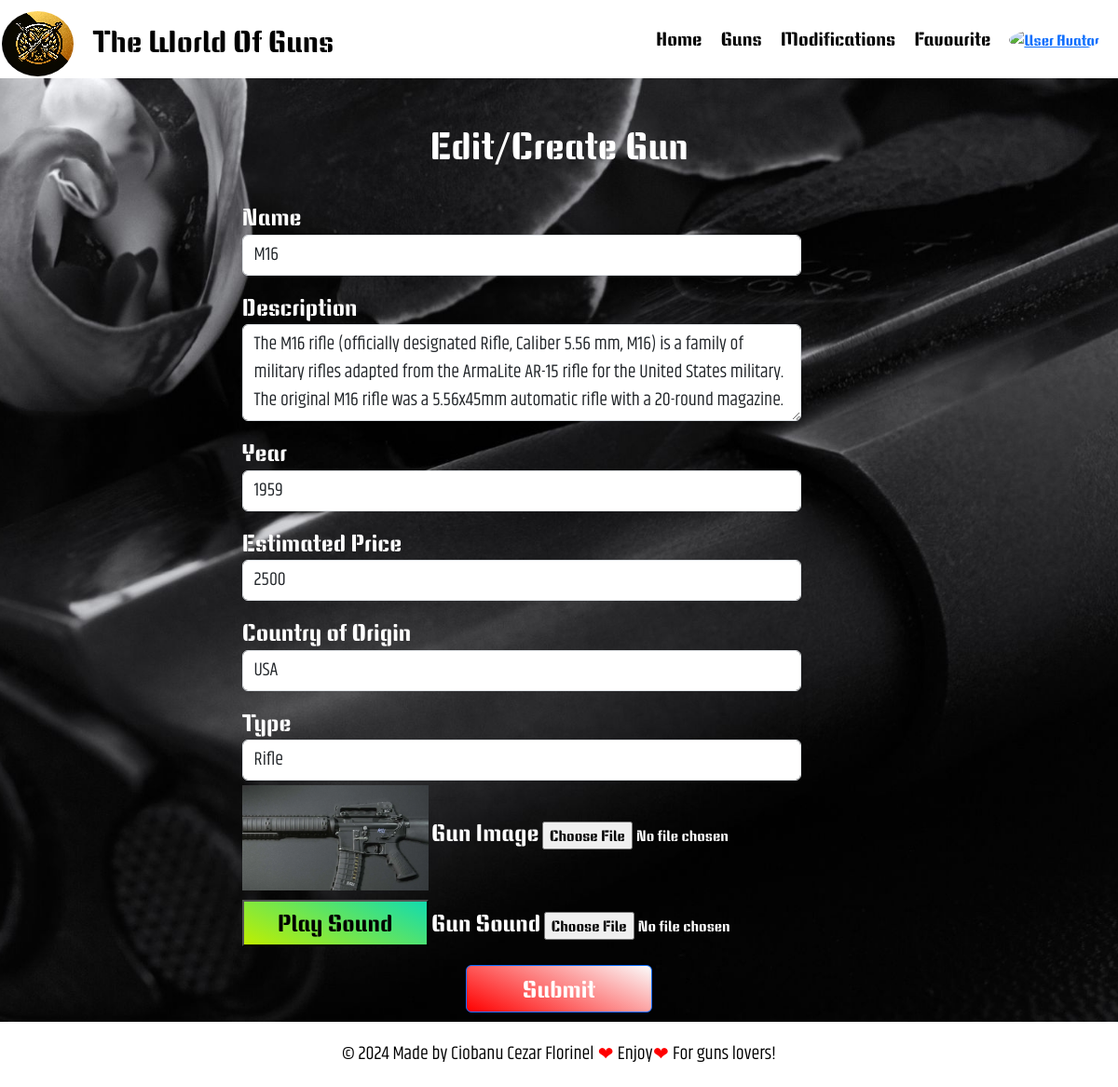
The page /app/views/createWeapon/index.php?gunId=4 (signed in) on the database its author committed.
### tables this page shows
CREATE TABLE IF NOT EXISTS Guns (
    gunId INT AUTO_INCREMENT PRIMARY KEY,
    userId INT, 
    gunName VARCHAR(100) NOT NULL,
    gunDescription VARCHAR(999) NULL,
    countryOfOrigin VARCHAR(100) NULL, 
    year INT NULL, 
    gunEstimatedPrice FLOAT NULL,
    type ENUM('Pistol', 'Rifle', 'Shotgun', 'Sniper', 'Submachine Gun', 'Machine Gun', 'Other','Grenade Launcher','Rocket Launcher','Flamethrower','Minigun') NULL,
    gunImagePath VARCHAR(300) NULL,
    soundPath VARCHAR(300) NULL,
    showInGunsPage BOOLEAN NOT NULL,  
    FOREIGN KEY (userId) REFERENCES Users(userId) ON DELETE CASCADE
);

### app/repositories/repository.php (called while the page is built, shortened)
<?php
class Repository
{
    function __construct()
    {
        require __DIR__ . '/../config/dbconfig.php';
        try {
            $this->connection = new PDO("$type:host=$servername;dbname=$database", $username, $password);
        } catch (PDOException $e) {
            echo "Connection failed: " . $e->getMessage();
        }
    }
}

### app/config/dbconfig.php (called while the page is built)
<?php
$type = "mysql";
$servername = "mysql";
$username = "root";
$password = "secret123";
$database = "WorldOfGuns_db";

### app/repositories/gunRepository.php (called while the page is built, shortened)
<?php
class GunRepository extends Repository
{
    public function getGunById(int $gunId): Gun
    {
        $stmt = $this->connection->prepare('SELECT * FROM Guns WHERE gunId = :gunId');
        $stmt->bindParam(':gunId', $gunId);
        $stmt->execute();
        $gun = $stmt->fetch(PDO::FETCH_ASSOC);
        $typeOfGun = TypeOfGuns::tryFrom($gun['type']) ?? throw new \InvalidArgumentException("Invalid gun type");
        return new Gun(
            $gun['gunId'],
            $gun['userId'],
            $gun['gunName'],
            $gun['gunDescription'],
            $gun['countryOfOrigin'],
            $gun['gunEstimatedPrice'],
            $typeOfGun,
            $gun['gunImagePath'],
            $gun['soundPath'],
            $gun['showInGunsPage'],
            $gun['year']
        );
    }
}

### app/services/gunsService.php (called while the page is built, shortened)
<?php
class GunsService
{
    private $repository;
    public function __construct()
    {
        $this->repository = new GunRepository();
    }
    public function getGunById(int $gunId)
    {
        return $this->repository->getGunById($gunId);
    }
}

### app/models/gun.php (called while the page is built, shortened)
<?php
class Gun implements \JsonSerializable
{
    public function __construct($gunId, $userId, $gunName, $description, $countryOfOrigin, $estimatedPrice, $typeOfGun, $imagePath, $soundPath, $showInGunsPage, $year)
    {
        $this->gunId = $gunId;
        $this->gunName = $gunName;
        $this->description = $description;
        $this->countryOfOrigin = $countryOfOrigin;
        $this->estimatedPrice = $estimatedPrice;
        $this->typeOfGun = $typeOfGun;
        $this->imagePath = $imagePath;
        $this->soundPath = $soundPath;
        $this->year = $year;
    }
}

### app/views/createWeapon/index.php (the view, shortened to what this page needs)
<?php
include __DIR__ . '/../../public/components/general/topBar.php';
$typesOfGuns = TypeOfGuns::cases();
$userId = null;
$isAdmin = false;
$gun = null;
$gunsService = new GunsService();
if (!isset($_SESSION['user_id'])) {
    header('Location: /login');
    exit();
} else {
    $userId = $_SESSION['user_id'];
    if (isset($_SESSION['admin'])) {
        $isAdmin = $_SESSION['admin'];
    }
}
$checkIsGunPresent = false;
if (isset($_GET['gunId'])) {
    $gun = $gunsService->getGunById($_GET['gunId']);
    $checkIsGunPresent = true;
}
?>
<head>
    <link rel="stylesheet" type="text/css" href="/CSS Files/createWeapons.css">
</head>
<body>
    <div class="container mt-5">
        <h1 class="mb-4">Edit/Create Gun</h1>
        <form id="createGunForm" enctype="multipart/form-data" data-type-admin-bool="<?php echo $isAdmin ?>"
            data-type-userid="<?php echo htmlspecialchars($userId) ?>"
            data-type-gunpresent="<?php echo $checkIsGunPresent ?>" data-type-gunid="<?php if ($checkIsGunPresent) {
                   echo $gun->gunId;
               } ?>">
            <div class="form-group">
                <label for="gunName">Name</label>
                <input type="text" class="form-control" id="gunName" name="gunName"
                    value="<?php echo $checkIsGunPresent ? htmlspecialchars($gun->gunName, ENT_QUOTES, 'UTF-8') : ''; ?>"
                    required>
            </div>
            <div class="form-group">
                <label for="gunDescription">Description</label>
                <textarea class="form-control" id="gunDescription" rows="3" maxlength="999"
                    required><?php echo $checkIsGunPresent ? htmlspecialchars($gun->description, ENT_QUOTES, 'UTF-8') : ''; ?></textarea>
            </div>
            <div class="form-group">
                <label for="gunYear">Year</label>
                <input type="number" class="form-control" id="gunYear" step="1"
                    value="<?php echo $checkIsGunPresent ? htmlspecialchars($gun->year) : ''; ?>" required>
            </div>
            <div class="form-group">
                <label for="estimatedPrice">Estimated Price</label>
                <input type="number" class="form-control" id="estimatedPrice"
                    value="<?php echo $checkIsGunPresent ? htmlspecialchars($gun->estimatedPrice) : ''; ?>" step="0.01"
                    required>
            </div>
            <div class="form-group">
                <label for="gunCountry">Country of Origin</label>
                <input type="text" class="form-control" id="gunCountry"
                    value="<?php echo $checkIsGunPresent ? htmlspecialchars($gun->countryOfOrigin, ENT_QUOTES, 'UTF-8') : ''; ?>"
                    required>
            </div>
            <div class="form-group">
                <label for="gunType">Type</label>
                <select class="form-control" id="gunType" name="gunType" required>
                    <?php foreach ($typesOfGuns as $type): ?>
                        <option value="<?php echo htmlspecialchars($type->value, ENT_QUOTES, 'UTF-8'); ?>" <?php if ($checkIsGunPresent && $gun->typeOfGun->value === $type->value)
                                 echo 'selected'; ?>>
                            <?php echo htmlspecialchars($type->value, ENT_QUOTES, 'UTF-8'); ?>
                        </option>
                    <?php endforeach; ?>
                </select>
            </div>
            <div class="form-group">
                <?php if ($checkIsGunPresent && $gun->imagePath): ?>
                    <img src="<?php echo htmlspecialchars($gun->imagePath, ENT_QUOTES, 'UTF-8'); ?>" alt="Gun Image"
                        style="max-width: 200px; max-height: 200px;">
                <?php endif; ?>
                <label for="gunImage">Gun Image</label>
                <input type="file" class="form-control-file" id="gunImage" <?php if (!$checkIsGunPresent)
                    echo 'required'; ?>>
            </div>
            <div class="form-group">
                <?php if ($checkIsGunPresent && $gun->soundPath): ?>
                    <button class="btn-1" type="button" onclick="playSound()">Play Sound</button>
                <?php endif; ?>
                <label for="gunSound">Gun Sound</label>
                <input type="file" class="form-control-file" id="gunSound" <?php if (!$checkIsGunPresent)
                    echo 'required'; ?>>
            </div>
            <div class="btn-center">
                <button type="submit" class="btn btn-primary">Submit</button>
            </div>
        </form>
    </div>
</body>
<?php
include __DIR__ . '/../../public/components/general/footer.php';
?>

### app/public/CSS Files/topBar.css (style rules this page uses)
html, body { cursor: url('../images/elements/gun_cursor.png'), default; }

### app/public/CSS Files/createWeapons.css (style rules this page uses)
body { background-color: black; color: white; font-family: 'Keania One', sans-serif; background-image: url('../images/elements/black gun.jpg'); background-size: cover; background-position: center; background-repeat: no-repeat; background-attachment: fixed; }
.container { display: flex; flex-direction: column; align-items: center; justify-content: center; }
label { color: white; margin-top: 10px; font-size: 25px; }
.form-control { font-family: 'Khand', sans-serif; font-size: 20px; margin-bottom: 5px; max-width: 600px; }
.btn { margin-top: 10px; margin-bottom: 10px; background-image: linear-gradient(25deg, #ff0000, #fbfbfb); min-width: 200px; min-height: 50px; font-size: 25px; }
.btn-center { display: flex; justify-content: center; }
.btn-1 { margin-top: 10px; margin-bottom: 10px; background-image: linear-gradient(25deg, #bfef00, #12dbaf); min-width: 200px; min-height: 50px; font-size: 25px; }

### rows shown on the page
guns: gunName "M16", gunDescription "The M16 rifle (officially designated Rifle, Caliber 5.56 mm, M16) is a family of military rifles adapted from the ArmaLite AR-15 rifle for the United States military. The original M16 rifle was a 5.56x45mm automatic rifle with a 20-round magazine.", year "1959", gunEstimatedPrice "2500", countryOfOrigin "USA", gunImagePath (picture)

### other values the page prints
form field gunType "Rifle"
